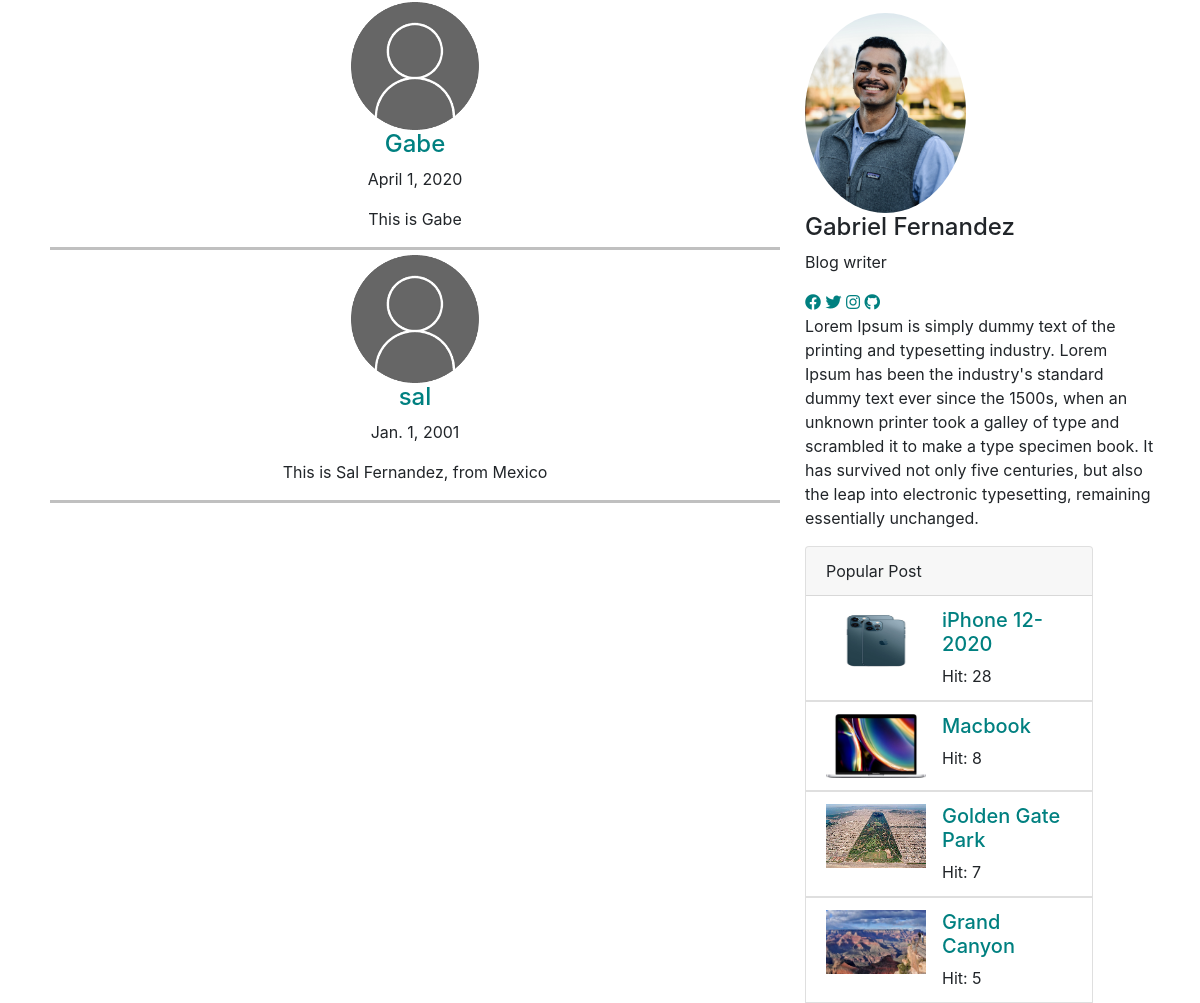
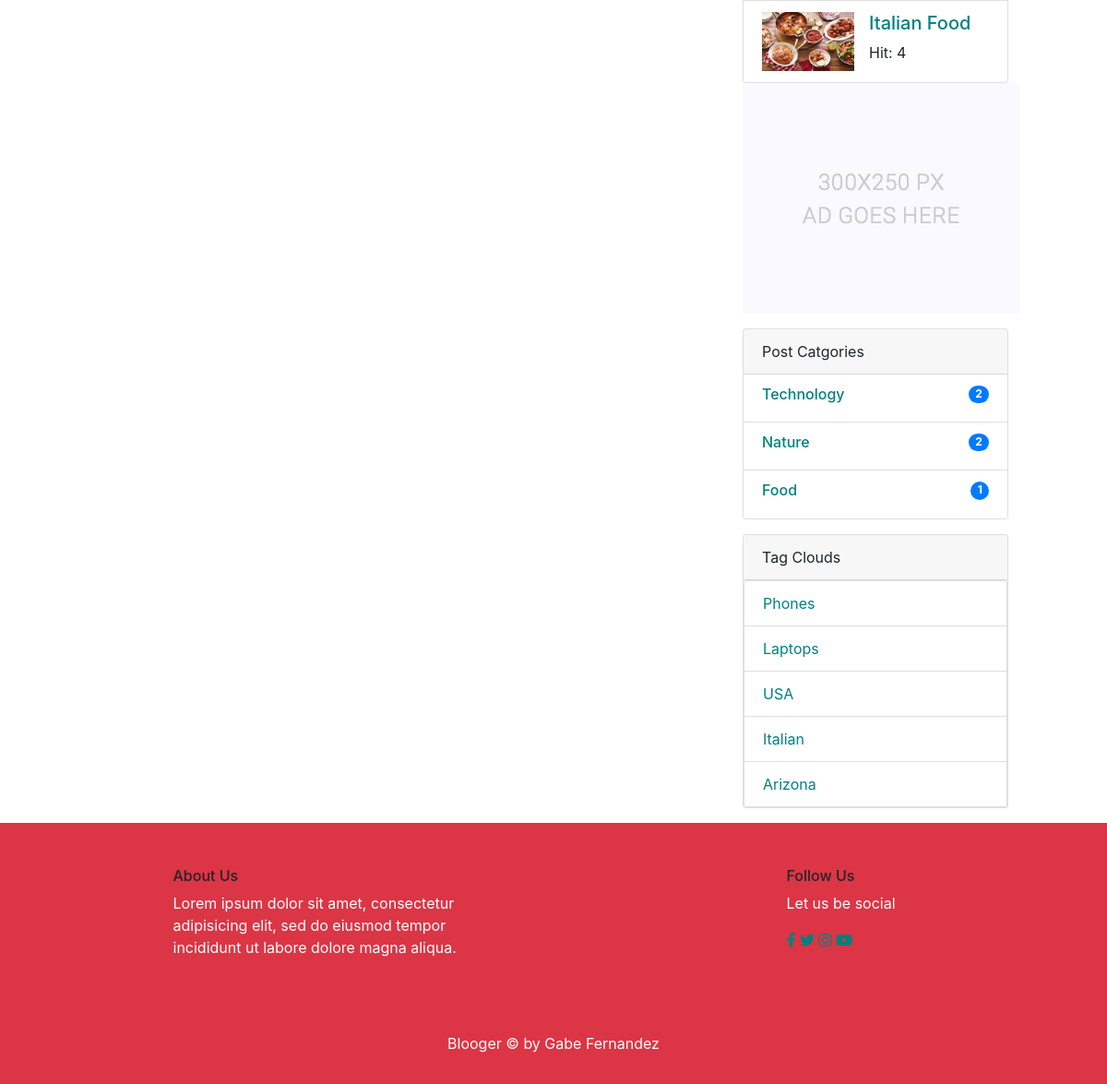
The app's page /users/ (lower part), older data (2 pictures, top to bottom).
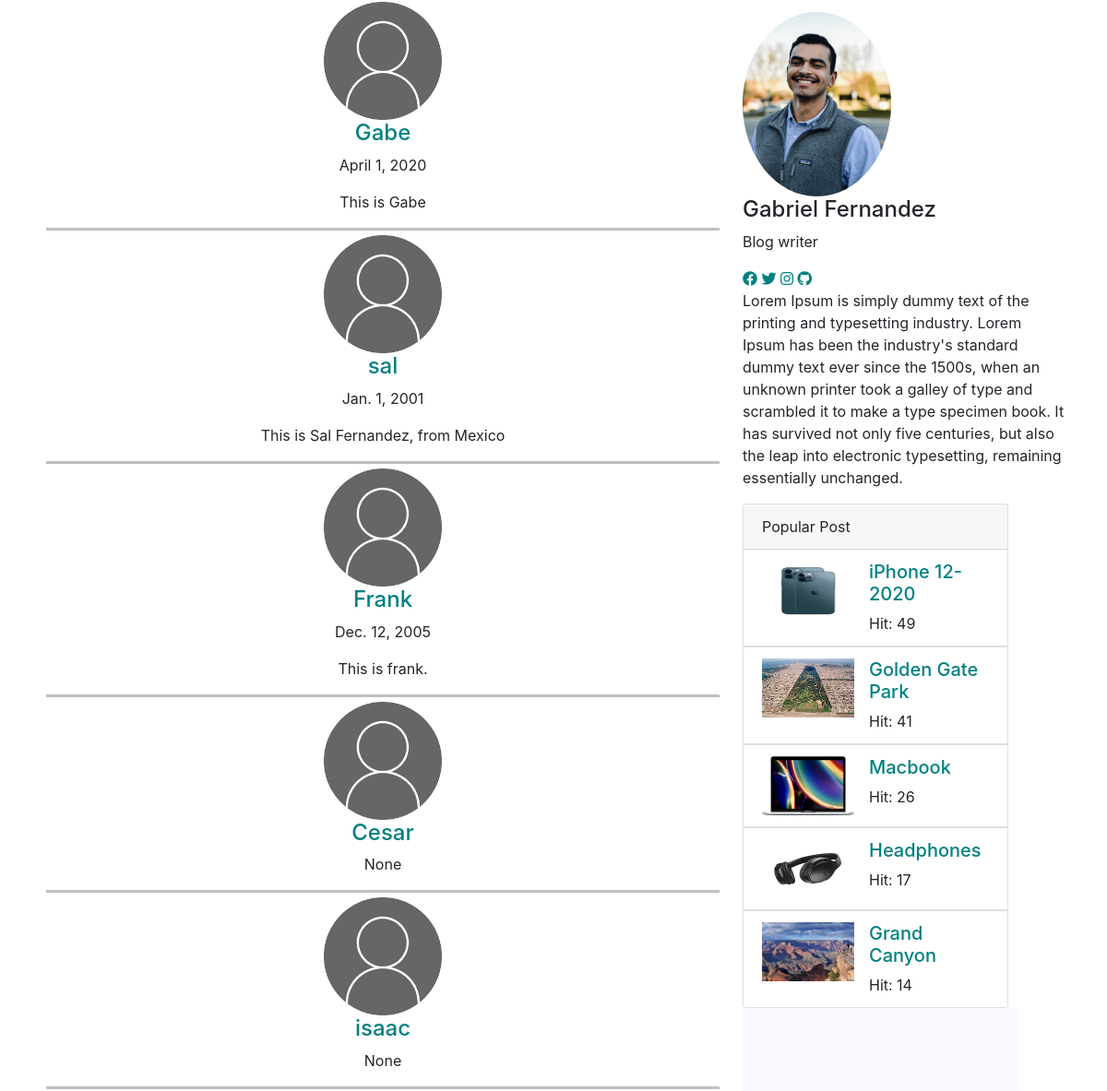
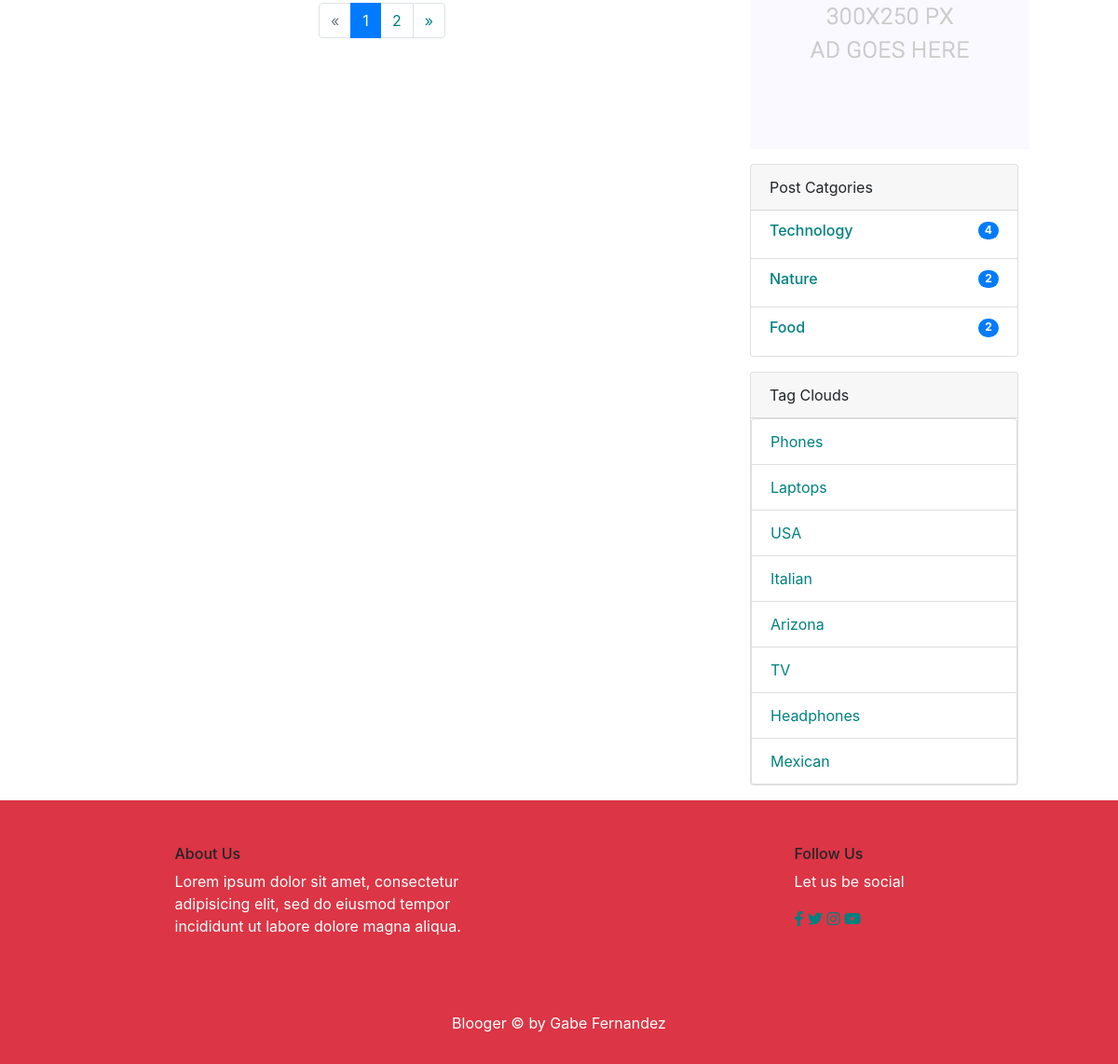
The same page, newer data (2 pictures, top to bottom).
### users/models.py (models this page shows, shortened)
class UserProfile(models.Model):
    user = models.OneToOneField(settings.AUTH_USER_MODEL, on_delete=models.CASCADE)
    birthday = models.DateField(null=True, blank=True)
    bio = models.TextField(max_length=250, blank=True)
    image = models.ImageField(blank=True, null=True, default='users/user_default.png', upload_to='users')
    slug = models.SlugField(editable=False)

### posts/models.py (models this page shows, shortened)
class Post(models.Model):
    title = models.CharField(max_length=150)
    content = models.TextField()
    publishing_date = models.DateField(auto_now_add=True)
    image = models.ImageField(blank=True, null=True, upload_to='uploads')
    user = models.ForeignKey(settings.AUTH_USER_MODEL, on_delete=models.CASCADE)
    slug = models.SlugField(default="slug", editable=False)
    category = models.ForeignKey(Category, on_delete=models.CASCADE, related_name="posts", default=1)
    tag = models.ManyToManyField(Tag, related_name="posts", blank=True)
    slider_post = models.BooleanField(default=False)
    hit = models.PositiveIntegerField(default=0)

class Category(models.Model):
    title = models.CharField(max_length=100)
    slug = models.SlugField(editable=False)
    def post_count(self):
        return self.posts.all().count()

class Tag(models.Model):
    title = models.CharField(max_length=50)
    slug = models.SlugField(editable=False)
    def __str__(self):
        return self.title

### users/views.py (the view)
# urls.py: path('', UserListView.as_view(), name="user_list"),
class UserListView(ListView):
    template_name = 'users/user-list.html'
    model = UserProfile
    context_object_name = 'profiles'
    paginate_by = 5
    def get_context_data(self, **kwargs):
        context = super(UserListView, self).get_context_data(**kwargs)
        return context

### posts/templatetags/custom_tags.py (called while the page is built)
@register.simple_tag(name="categories")
def all_categories():
    return Category.objects.all()

@register.simple_tag(name="tags")
def all_tags():
    return Tag.objects.all()

@register.simple_tag(name="hit_posts")
def hit_posts():
    return Post.objects.order_by('-hit')[:5]

### templates/users/user-list.html (shortened to what this page needs)
{% extends 'posts/base.html'%}
{% load static %}
{% block content %}
        <section class="blog_area p_120">
            <div class="container">
                <div class="row">
                    <div class="col-lg-8">
                        <div class="blog_left_sidebar" style="text-align:center;">
                            {% for profile in profiles %}
                            <div class="container" style="margin:5px; border-bottom:solid; border-color:silver">
                                <img src="{{profile.image.url}}">
								<a href="{% url 'users:user_posts' pk=profile.user.pk %}"> <h4>{{ profile.user.username }}</h4></a>
								<p>{{profile.birthday}}</p>
                                <p>{{profile.bio}}</p>
                            </div>
                            {% endfor %}
							{% if is_paginated %}
                            <nav class="blog-pagination justify-content-center d-flex">
		                        <ul class="pagination">
									{% if page_obj.has_previous %}
		                            <li class="page-item">
		                                <a href="?page={{page_obj.previous_page_number}}" class="page-link" aria-label="Previous">
		                                    <span aria-hidden="true">
		                                        <span aria-hidden="true">&laquo;</span>
        										<span class="sr-only">Previous</span>
		                                    </span>
		                                </a>
		                            </li>
									{%else%}
		                            <li class="page-item disabled">
		                                <a href="#" class="page-link" aria-label="Previous">
		                                    <span aria-hidden="true">
		                                        <span aria-hidden="true">&laquo;</span>
		                                    </span>
		                                </a>
		                            </li>
									{%endif%}
									{% for i in paginator.page_range %}
									{%if page_obj.number == i %}
		                            <li class="page-item active"><a href="#" class="page-link">{{i}}</a></li>
									{%else%}
		                            <li class="page-item"><a href="?page={{i}}" class="page-link">{{i}}</a></li>
									{%endif%}
									{%endfor%}
									{% if page_obj.has_next%}
		                            <li class="page-item">
		                                <a href="?page={{page_obj.next_page_number}}" class="page-link" aria-label="Next">
		                                    <span aria-hidden="true">
		                                        <span aria-hidden="true">&raquo;</span>
		                                    </span>
		                                </a>
		                            </li>
									{%endif%}
		                        </ul>
		                    </nav>
							{% endif %}
                        </div>
                    </div>
                    {% include 'posts/sidebar.html' %}
                </div>
            </div>
        </section>
{% endblock %}

### templates/posts/sidebar.html (shortened to what the changed rows need)
{% load static %}
{% load custom_tags %}
<div id=" sidebar"class=" col-lg-4" >
                        <div class="blog_right_sidebar my-3">
                            <div class="card" style="width: 18rem;">
                                {% hit_posts as posts %}
                                {% for post in posts %}
                               <ul class="list-group list-group-flush">
                                    <li class="list-group-item">
                                        <div class="media">
                                            <img src="{{post.image.url}}" class="mr-3" alt="..." style="height:64px; width:100px;">
                                            <div class="media-body">
                                                <a href="{% url 'detail' post.pk post.slug %}"><h5>{{ post.title }}</h5></a>
                                                Hit: {{post.hit}}
                                            </div>
                                        </div>
                                    </li>
                               </ul>
                                {%endfor %}
                            </div>
                            <div class="card mt-3 " style="width: 18rem;">
                                <ul class="list-group list-group-flush">
                                    {% categories as categories %}
                                    {% for category in categories %}
                                    <li class="list-group-item">
                                        <a href="{% url 'category_detail' pk=category.pk slug=category.slug %}" class="d-flex justify-content-between">
                                            <h6>{{category.title}}</h6>
                                            <h6 class="badge badge-primary badge-pill">{{category.post_count}}</h6>
                                        </a>
                                    </li>
                                    {% endfor %}
                                </ul>
                            </div>
                            <div class="card mt-3" style="width: 18rem;">
                                <ul class="list-group">
                                    {% tags as labels %}
                                    {% for label in labels%}
                                    <li class="list-group-item"><a href="{% url 'tag_detail' slug=label.slug%}">{{label}}</a></li>
                                    {% endfor %}
                                </ul>
                            </div>
                        </div>
                    </div>

Row changes from the older to the newer data that the page shows:
no longer on this page (row edited): Post: image (picture), title "Italian Food", hit "4"
added UserProfile: image (placeholder picture), user.username "Frank", birthday "Dec. 12, 2005", bio "This is frank."
added UserProfile: image (placeholder picture), user.username "Cesar", birthday "None"
added UserProfile: image (placeholder picture), user.username "isaac", birthday "None"
changed Post "iPhone 12-2020": hit "28" → "49"
changed Post "Golden Gate Park": hit "7" → "41"; moves up the list
changed Post "Macbook": hit "8" → "26"
added Post: image (picture), title "Headphones", hit "17"
changed Post "Grand Canyon": hit "5" → "14"
computed for Category "Technology": post_count "2" → "4"
computed for Category "Food": post_count "1" → "2"
added Tag: title "TV"
added Tag: title "Headphones"
added Tag: title "Mexican"
Text that changed along with them:
new list line: "1"
new list line: "2"
